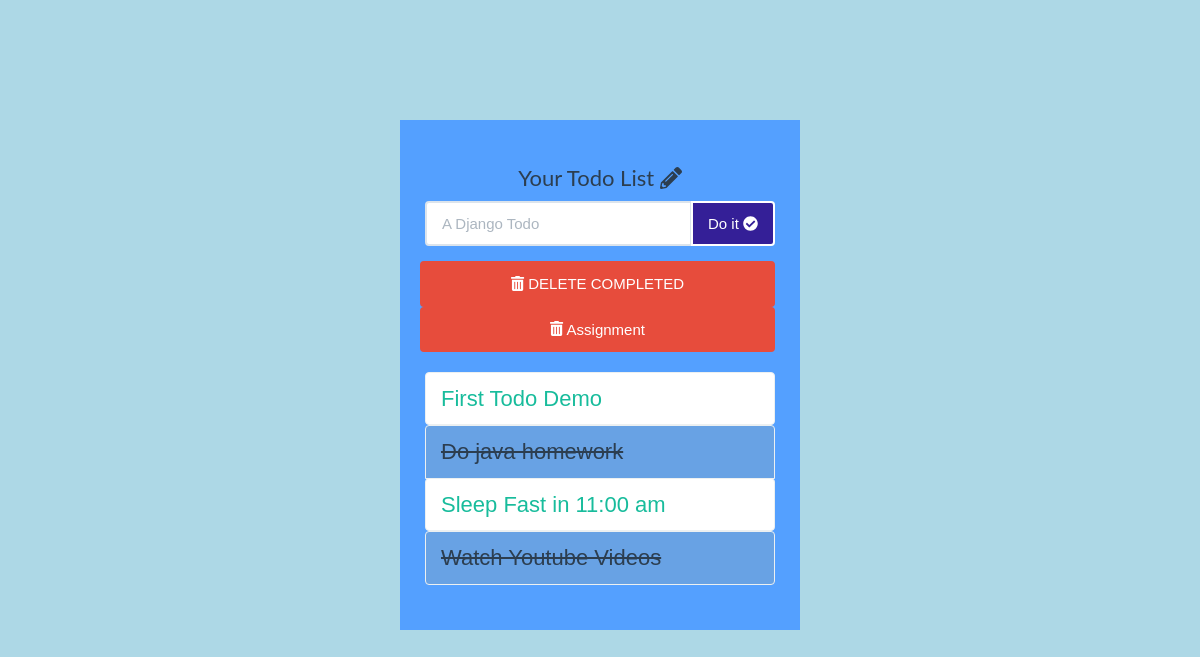
Before: / with the older database file.
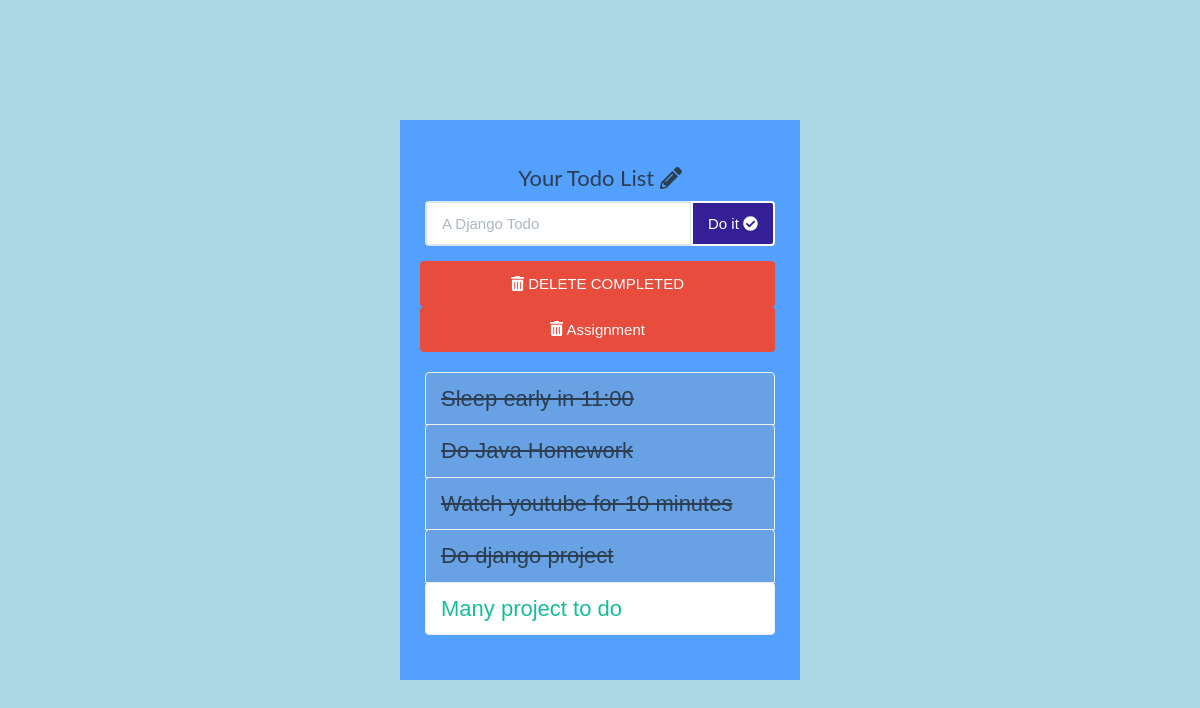
After: the same page with the newer database file.
### todo/models.py (models this page shows, shortened)
class Todo(models.Model):
    complete = models.BooleanField(default=False)
    todotext = models.CharField(max_length=50)

### todo/views.py (the view)
# urls.py: path('', views.index, name='index'),
def index(request):
    mytodo = Todo.objects.order_by('id')
    form = TodoForm()
    context = {'mytodo': mytodo, 'form': form}
    return render(request, 'todo/index.html', context)

### todo/forms.py
class TodoForm(forms.Form):
    text = forms.CharField(max_length=50,
                           widget=forms.TextInput(
                               attrs={
                                   'class': 'form-control', 'placeholder': 'A Django Todo'
                               }
                           ))

### todo/templates/todo/index.html (shortened to what this page needs)
{% load static %}
<!DOCTYPE html>
<html lang="en">
<head>
	<link rel="stylesheet" href="{% static 'todo/css/flatly.min.css' %}" />
	<link rel="stylesheet" href="{% static 'todo/css/styles.css' %}" />
</head>
<body>
	<div class="container-fluid" id="wrapper">
		<div class="row">
			<div class="col-lg-4 col-lg-offset-4" id="content">
				<h2>Your Todo List <i class="fas fa-pencil-alt"></i>
				</h2>
				<form action="{% url 'add' %}" method="POST" role="form">
					<div class="form-group">
						<div class="input-group">
							{{form.text}}
							<span class="input-group-btn">
								<button type="submit" class="btn btn-success" id="add-btn">Do it <i
										class="fas fa-check-circle"></i>
								</button>
							</span>
						</div>
					</div>
				</form>
				<div class="row t10">
					<div class="col-lg-12">
						<div class="btn-toolbar">
							<a href="{% url 'delete' %}">
								<button type="button" class="btn btn-danger btn-block">
									<i class="fas fa-trash-alt"></i> DELETE COMPLETED
								</button>
							</a>
							<a href="#">
								<button type="button" class="btn btn-danger btn-block">
									<i class="fas fa-trash-alt"></i> Assignment
								</button>
							</a>
						</div>
					</div>
				</div>
				<ul class="list-group t20">
					{% for t in mytodo %}
					{% if t.complete %}
					<li class="list-group-item todo-completed">{{ t.todotext }}</li>
					{% else %}
					<a href="{% url 'complete' t.id %}">
						<li class="list-group-item">{{ t.todotext }}</li>
					</a>
					{% endif %}
					{% endfor %}
				</ul>
			</div>
		</div>
	</div>
</body>
</html>

### todo/static/todo/css/styles.css (style rules this page uses)
body { background: lightblue; font-family: 'Futura', sans-serif; }
#wrapper { margin-top: 10% !important; font-size: 16px; }
#content { background: #54a0ff; padding: 25px; }
#content > h2 { font-size: 22px; text-align: center; padding-top: 0; }
.t10 { margin-top: 10px; }
.t20 { margin-top: 20px; }
.todo-completed { text-decoration: line-through; background: rgba(149, 165, 166, .3); }
.list-group-item { border-top-right-radius: 4px; border-top-left-radius: 4px; font-size: 22px; }
.input-group-btn:last-child>.btn, .input-group-btn:last-child>.btn-group { z-index: 2; margin-left: -1px; background-color: #341f97; border-color: #fff; }

Changed rows visible on the page:
removed Todo: todotext "First Todo Demo"
removed Todo: todotext "Do java homework"
removed Todo: todotext "Sleep Fast in 11:00 am"
removed Todo: todotext "Watch Youtube Videos"
added Todo: todotext "Sleep early in 11:00"
added Todo: todotext "Do Java Homework"
added Todo: todotext "Watch youtube for 10 minutes"
added Todo: todotext "Do django project"
added Todo: todotext "Many project to do"
